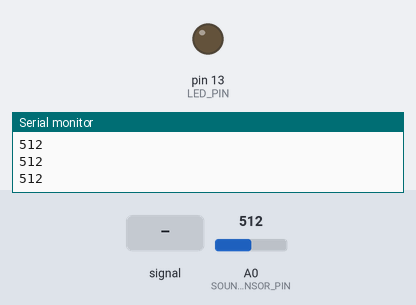
Bench run of a sketch on a simulated Arduino Uno, built with avr-gcc and run on an emulated ATmega328P. Parts: output pins drawn as LEDs (lit = HIGH), the last lines printed to the serial monitor. The test bench sets the inputs (shaded band); at power-on: A0 (SOUND_SENSOR_PIN) = 512.

Above: at 1.2 s.
1.3 s: A0 (SOUND_SENSOR_PIN) fed a 200 Hz sine of ±255 counts around its level
At 3.0 s:
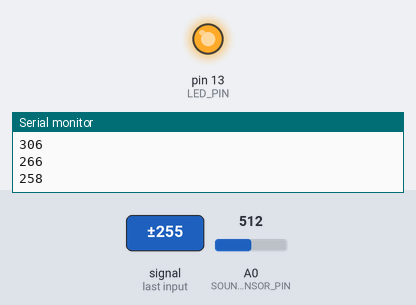
Timing chart, 0 to 4.5 s (numbered marks = the images above; inputs shaded):
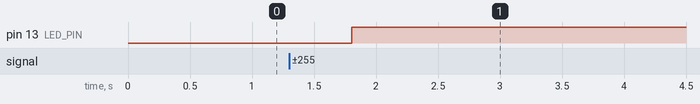

The sketch:

sound_trigger_led.ino
```cpp
// --- Pin Definitions ---
const int SOUND_SENSOR_PIN = A0;  // Analog input from sound sensor (AO pin)
const int LED_PIN = 13;           // Digital output to LED

// --- Threshold for triggering sound (tune this) ---
const int SOUND_THRESHOLD = 600;  // You may need to adjust this

// --- Timing ---
const unsigned long DURATION_MS = 5UL * 60UL * 1000UL;  // 5 minutes in milliseconds
unsigned long ledOnStart = 0;
bool ledIsOn = false;

void setup() {
  pinMode(SOUND_SENSOR_PIN, INPUT);
  pinMode(LED_PIN, OUTPUT);
  digitalWrite(LED_PIN, LOW);     // Ensure LED is off initially
  Serial.begin(9600);             // Start serial monitor for debugging
}

void loop() {
  int soundLevel = analogRead(SOUND_SENSOR_PIN);
  Serial.println(soundLevel); // Optional: monitor sound level

  // If loud enough sound is detected and LED is off
  if (soundLevel > SOUND_THRESHOLD && !ledIsOn) {
    digitalWrite(LED_PIN, HIGH);
    ledOnStart = millis();   // Record the time LED turned on
    ledIsOn = true;
    Serial.println("LED ON");
  }

  // If LED is on, check if 5 minutes have passed
  if (ledIsOn && millis() - ledOnStart >= DURATION_MS) {
    digitalWrite(LED_PIN, LOW);
    ledIsOn = false;
    Serial.println("LED OFF (Timeout)");
  }

  delay(100); // Short delay to stabilize readings
}
```

Measured:
- after the input at 1.3 s, pin 13 (LED_PIN): LOW → HIGH after 0.51 s
